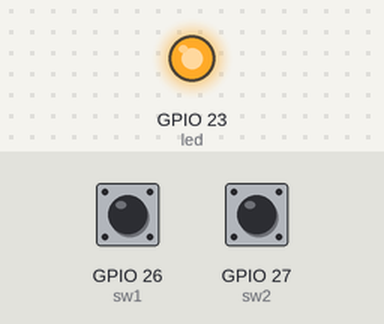
This sketch was run on a simulated ESP32. On the bench: output pins drawn as LEDs (lit = HIGH). Inputs (shaded band) come from the test bench; at power-on: GPIO 26 (sw1) LOW, GPIO 27 (sw2) LOW.

Above: at 1.6 s.
1.7 s: GPIO 26 (sw1) pulled HIGH for 3.2 s
At 2.9 s:
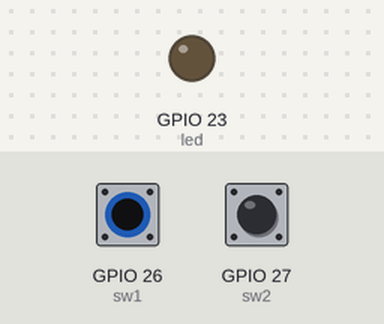
Timing chart, 0 to 6.4 s (numbered marks = the images above; inputs shaded):
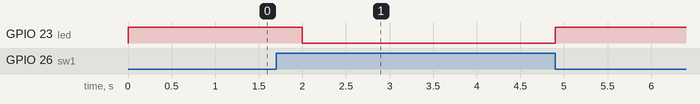

The sketch:

switch_esp_testing.ino
```cpp
#define sw1 26
#define sw2 27
#define led 23
int s1, s2;
void setup() {
  pinMode(sw1, INPUT);  // Set sw1 as input
  pinMode(sw2, INPUT);  // Set sw2 as input
  pinMode(led, OUTPUT); // Set led as output
}
void loop() {
  s1 = digitalRead(sw1);  // Read state of sw1 to switch on the LED

  while (s1 == HIGH) {  // Wait for the switch to be released
    s1 = digitalRead(sw1);
  }
  digitalWrite(led, HIGH);  // Turn LED on
  delay(400);  // Delay to keep LED on for a while

  s2 = digitalRead(sw2);  // Read state of sw2 to switch off the LED

  while (s2 == HIGH) {  // Wait for the switch to be released
    s2 = digitalRead(sw2);
  }
  digitalWrite(led, LOW);  // Turn LED off
}
```

Measured:
- after the input at 1.7 s, GPIO 23 (led): HIGH → LOW after 0.30 s, → HIGH 2.9 s later
